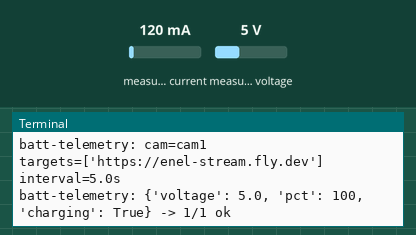
A program run on a simulated Raspberry Pi (BCM pin numbers). Parts: the last lines printed to the terminal. The inputs (shaded band) are chosen by the test bench; at power-on: measured voltage 5 V, measured current 120 mA. Web requests get an empty 200 reply after 0.4 s; files that are not in the repository are absent.

Above: at 1.2 s.
1.3 s: measured voltage set to 0.3 V
At 6.7 s:
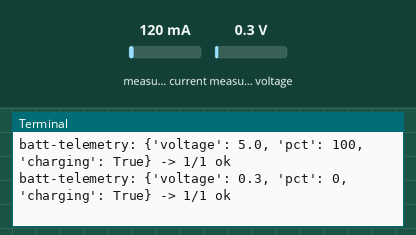
7.7 s: measured voltage set to 3.8 V
At 12.1 s:
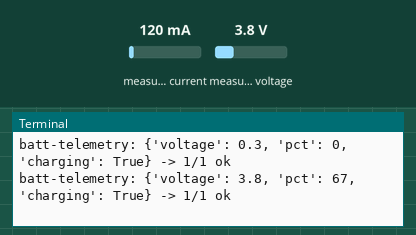
Timing chart, 0 to 13.6 s (numbered marks = the images above; inputs shaded):
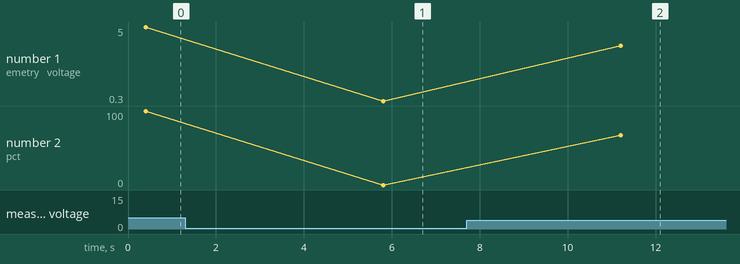

The program:

batt-telemetry.py
```python
#!/usr/bin/env python3
"""enel battery telemetry: INA219 UPS HAT -> dashboard battery badge."""
from __future__ import annotations

import json
import os
import ssl
import time
import urllib.request

CONF_PATH = "/boot/firmware/streamer.conf"
INA219_BUS = 1
INA219_ADDRS = (0x43, 0x42, 0x41, 0x40)
INA219_REG_CONFIG = 0x00
INA219_REG_SHUNT = 0x01
INA219_REG_BUSV = 0x02
BATT_V_EMPTY = 3.0
BATT_V_FULL = 4.2

INTERVAL = float(os.environ.get("BATT_INTERVAL", "5"))

_CTX = ssl.create_default_context()
_CTX.check_hostname = False
_CTX.verify_mode = ssl.CERT_NONE


def _swap16(word: int) -> int:
    return ((word & 0xFF) << 8) | (word >> 8)


def _read_conf() -> dict[str, str]:
    values: dict[str, str] = {}
    try:
        with open(CONF_PATH) as f:
            for line in f:
                line = line.strip()
                if not line or line.startswith("#") or "=" not in line:
                    continue
                key, value = line.split("=", 1)
                values[key.strip()] = value.strip().strip('"').strip("'")
    except OSError:
        pass
    return values


def _targets(conf: dict[str, str]) -> list[str]:
    raw = os.environ.get("BATT_TARGETS") or conf.get("COMMAND_SERVERS") or ""
    urls = [part.strip().rstrip("/") for part in raw.replace(",", " ").split() if part.strip()]
    if "https://enel-stream.fly.dev" not in urls:
        urls.append("https://enel-stream.fly.dev")
    return list(dict.fromkeys(urls))


def _bus_module():
    try:
        import smbus2
        return smbus2
    except ImportError:
        import smbus
        return smbus


def read_battery() -> dict:
    smbus_mod = _bus_module()
    bus = smbus_mod.SMBus(INA219_BUS)
    addr = None
    try:
        for candidate in INA219_ADDRS:
            try:
                bus.read_word_data(candidate, INA219_REG_CONFIG)
                addr = candidate
                break
            except OSError:
                continue
        if addr is None:
            raise RuntimeError("INA219 not found")

        voltage = (_swap16(bus.read_word_data(addr, INA219_REG_BUSV)) >> 3) * 0.004
        raw_shunt = _swap16(bus.read_word_data(addr, INA219_REG_SHUNT))
        if raw_shunt > 0x7FFF:
            raw_shunt -= 0x10000
    finally:
        try:
            bus.close()
        except Exception:
            pass

    pct = (voltage - BATT_V_EMPTY) / (BATT_V_FULL - BATT_V_EMPTY) * 100.0
    pct = max(0.0, min(100.0, pct))
    return {
        "voltage": round(voltage, 2),
        "pct": round(pct),
        "charging": raw_shunt > 50,
    }


def post(base_url: str, cam: str, payload: dict) -> bool:
    req = urllib.request.Request(
        f"{base_url}/api/battery/{cam}",
        data=json.dumps(payload).encode(),
        headers={"Content-Type": "application/json"},
        method="POST",
    )
    try:
        urllib.request.urlopen(req, timeout=5, context=_CTX).read()
        return True
    except Exception:
        return False


def main() -> None:
    conf = _read_conf()
    cam = os.environ.get("STREAM_ID") or conf.get("STREAM_ID") or "cam1"
    targets = _targets(conf)
    print(f"batt-telemetry: cam={cam} targets={targets} interval={INTERVAL}s", flush=True)
    while True:
        try:
            payload = read_battery()
            ok = [target for target in targets if post(target, cam, payload)]
            print(f"batt-telemetry: {payload} -> {len(ok)}/{len(targets)} ok", flush=True)
        except Exception as exc:
            print(f"batt-telemetry: read/post error {exc}", flush=True)
        time.sleep(INTERVAL)


if __name__ == "__main__":
    main()
```

Measured:
- after the input at 1.3 s, the terminal: prints a new line after 4.5 s (image 1)
- after the input at 7.7 s, the terminal: prints a new line after 3.5 s (image 2)
- plotted number 1: 5 → 0.3 after the input at 1.3 s, 0.3 → 3.8 after the input at 7.7 s
- plotted number 2: 100 → 0 after the input at 1.3 s, 0 → 67 after the input at 7.7 s
